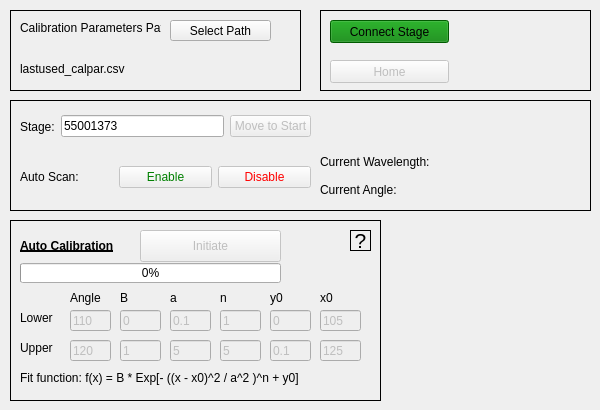
    <widget class="QWidget" name="ASE_tab">
     <attribute name="title">
      <string>ASE Filter</string>
     </attribute>
     <widget class="QFrame" name="frame">
      <property name="geometry">
       <rect>
        <x>10</x>
        <y>220</y>
        <width>371</width>
        <height>181</height>
       </rect>
      </property>
      <property name="frameShape">
       <enum>QFrame::Box</enum>
      </property>
      <property name="frameShadow">
       <enum>QFrame::Plain</enum>
      </property>
      <widget class="QLineEdit" name="ase_cal_x0_lower">
       <property name="enabled">
        <bool>false</bool>
       </property>
       <property name="geometry">
        <rect>
         <x>310</x>
         <y>90</y>
         <width>41</width>
         <height>21</height>
        </rect>
       </property>
       <property name="text">
        <string>105</string>
       </property>
      </widget>
      <widget class="QLineEdit" name="ase_cal_x0_upper">
       <property name="enabled">
        <bool>false</bool>
       </property>
       <property name="geometry">
        <rect>
         <x>310</x>
         <y>120</y>
         <width>41</width>
         <height>21</height>
        </rect>
       </property>
       <property name="text">
        <string>125</string>
       </property>
      </widget>
      <widget class="QLabel" name="label_16">
       <property name="geometry">
        <rect>
         <x>310</x>
         <y>70</y>
         <width>41</width>
         <height>16</height>
        </rect>
       </property>
       <property name="text">
        <string>x0</string>
       </property>
      </widget>
      <widget class="QLineEdit" name="ase_cal_y0_lower">
       <property name="enabled">
        <bool>false</bool>
       </property>
       <property name="geometry">
        <rect>
         <x>260</x>
         <y>90</y>
         <width>41</width>
         <height>21</height>
        </rect>
       </property>
       <property name="text">
        <string>0</string>
       </property>
      </widget>
      <widget class="QLineEdit" name="ase_cal_y0_upper">
       <property name="enabled">
        <bool>false</bool>
       </property>
       <property name="geometry">
        <rect>
         <x>260</x>
         <y>120</y>
         <width>41</width>
         <height>21</height>
        </rect>
       </property>
       <property name="text">
        <string>0.1</string>
       </property>
      </widget>
      <widget class="QLineEdit" name="ase_cal_n_lower">
       <property name="enabled">
        <bool>false</bool>
       </property>
       <property name="geometry">
        <rect>
         <x>210</x>
         <y>90</y>
         <width>41</width>
         <height>21</height>
        </rect>
       </property>
       <property name="text">
        <string>1</string>
       </property>
      </widget>
      <widget class="QLineEdit" name="ase_cal_n_upper">
       <property name="enabled">
        <bool>false</bool>
       </property>
       <property name="geometry">
        <rect>
         <x>210</x>
         <y>120</y>
         <width>41</width>
         <height>21</height>
        </rect>
       </property>
       <property name="text">
        <string>5</string>
       </property>
      </widget>
      <widget class="QProgressBar" name="ase_progressBar_autocal">
       <property name="geometry">
        <rect>
         <x>10</x>
         <y>43</y>
         <width>261</width>
         <height>20</height>
        </rect>
       </property>
       <property name="value">
        <number>0</number>
       </property>
      </widget>
      <widget class="QLabel" name="label_13">
       <property name="geometry">
        <rect>
         <x>210</x>
         <y>70</y>
         <width>41</width>
         <height>16</height>
        </rect>
       </property>
       <property name="text">
        <string>n</string>
       </property>
      </widget>
      <widget class="QLineEdit" name="ase_cal_startangle">
       <property name="enabled">
        <bool>false</bool>
       </property>
       <property name="geometry">
        <rect>
         <x>60</x>
         <y>90</y>
         <width>41</width>
         <height>21</height>
        </rect>
       </property>
       <property name="text">
        <string>110</string>
       </property>
      </widget>
      <widget class="QLabel" name="label_5">
       <property name="geometry">
        <rect>
         <x>10</x>
         <y>10</y>
         <width>111</width>
         <height>31</height>
        </rect>
       </property>
       <property name="font">
        <font>
         <bold>true</bold>
         <underline>true</underline>
        </font>
       </property>
       <property name="text">
        <string>Auto Calibration</string>
       </property>
      </widget>
      <widget class="QLabel" name="label_14">
       <property name="geometry">
        <rect>
         <x>260</x>
         <y>70</y>
         <width>41</width>
         <height>16</height>
        </rect>
       </property>
       <property name="text">
        <string>y0</string>
       </property>
      </widget>
      <widget class="QLineEdit" name="ase_cal_a_upper">
       <property name="enabled">
        <bool>false</bool>
       </property>
       <property name="geometry">
        <rect>
         <x>160</x>
         <y>120</y>
         <width>41</width>
         <height>21</height>
        </rect>
       </property>
       <property name="text">
        <string>5</string>
       </property>
      </widget>
      <widget class="QLabel" name="label_7">
       <property name="geometry">
        <rect>
         <x>10</x>
         <y>90</y>
         <width>41</width>
         <height>16</height>
        </rect>
       </property>
       <property name="text">
        <string>Lower</string>
       </property>
      </widget>
      <widget class="QLineEdit" name="ase_cal_B_upper">
       <property name="enabled">
        <bool>false</bool>
       </property>
       <property name="geometry">
        <rect>
         <x>110</x>
         <y>120</y>
         <width>41</width>
         <height>21</height>
        </rect>
       </property>
       <property name="text">
        <string>1</string>
       </property>
      </widget>
      <widget class="QLabel" name="label_15">
       <property name="geometry">
        <rect>
         <x>10</x>
         <y>150</y>
         <width>341</width>
         <height>16</height>
        </rect>
       </property>
       <property name="text">
        <string>Fit function: f(x) = B * Exp[- ((x - x0)^2 / a^2 )^n + y0]</string>
       </property>
      </widget>
      <widget class="QLineEdit" name="ase_cal_B_lower">
       <property name="enabled">
        <bool>false</bool>
       </property>
       <property name="geometry">
        <rect>
         <x>110</x>
         <y>90</y>
         <width>41</width>
         <height>21</height>
        </rect>
       </property>
       <property name="text">
        <string>0</string>
       </property>
      </widget>
      <widget class="QLineEdit" name="ase_cal_a_lower">
       <property name="enabled">
        <bool>false</bool>
       </property>
       <property name="geometry">
        <rect>
         <x>160</x>
         <y>90</y>
         <width>41</width>
         <height>21</height>
        </rect>
       </property>
       <property name="text">
        <string>0.1</string>
       </property>
      </widget>
      <widget class="QPushButton" name="ase_button_startAutoCal">
       <property name="enabled">
        <bool>false</bool>
       </property>
       <property name="geometry">
        <rect>
         <x>130</x>
         <y>10</y>
         <width>141</width>
         <height>32</height>
        </rect>
       </property>
       <property name="styleSheet">
        <string notr="true"/>
       </property>
       <property name="text">
        <string>Initiate</string>
       </property>
       <property name="checkable">
        <bool>false</bool>
       </property>
      </widget>
      <widget class="QLabel" name="label_12">
       <property name="geometry">
        <rect>
         <x>160</x>
         <y>70</y>
         <width>41</width>
         <height>16</height>
        </rect>
       </property>
       <property name="text">
        <string>a</string>
       </property>
      </widget>
      <widget class="QLabel" name="label_11">
       <property name="geometry">
        <rect>
         <x>110</x>
         <y>70</y>
         <width>41</width>
         <height>16</height>
        </rect>
       </property>
       <property name="text">
        <string>B</string>
       </property>
      </widget>
      <widget class="QLineEdit" name="ase_cal_endangle">
       <property name="enabled">
        <bool>false</bool>
       </property>
       <property name="geometry">
        <rect>
         <x>60</x>
         <y>120</y>
         <width>41</width>
         <height>21</height>
        </rect>
       </property>
       <property name="text">
        <string>120</string>
       </property>
      </widget>
      <widget class="QLabel" name="label_8">
       <property name="geometry">
        <rect>
         <x>10</x>
         <y>120</y>
         <width>41</width>
         <height>16</height>
        </rect>
       </property>
       <property name="text">
        <string>Upper</string>
       </property>
      </widget>
      <widget class="QLabel" name="label_10">
       <property name="geometry">
        <rect>
         <x>60</x>
         <y>70</y>
         <width>41</width>
         <height>16</height>
        </rect>
       </property>
       <property name="text">
        <string>Angle</string>
       </property>
      </widget>
      <widget class="QLabel" name="questionmark_label_2">
       <property name="geometry">
        <rect>
         <x>340</x>
         <y>10</y>
         <width>21</width>
         <height>21</height>
        </rect>
       </property>
       <property name="font">
        <font>
         <pointsize>16</pointsize>
         <bold>false</bold>
         <strikeout>false</strikeout>
        </font>
       </property>
       <property name="toolTip">
        <string>&lt;html&gt;&lt;head/&gt;&lt;body&gt;&lt;p&gt;Normally, these fit parameter bounds don't need changing. If the ASE filters will be placed into the system at a different angle than before, then these parameters should be changed before starting the Auto Calibration.&lt;/p&gt;&lt;/body&gt;&lt;/html&gt;</string>
       </property>
       <property name="autoFillBackground">
        <bool>false</bool>
       </property>
       <property name="styleSheet">
        <string notr="true"/>
       </property>
       <property name="frameShape">
        <enum>QFrame::Box</enum>
       </property>
       <property name="text">
        <string>?</string>
       </property>
       <property name="alignment">
        <set>Qt::AlignCenter</set>
       </property>
      </widget>
     </widget>
     <widget class="QFrame" name="frame_7">
      <property name="geometry">
       <rect>
        <x>10</x>
        <y>10</y>
        <width>291</width>
        <height>81</height>
       </rect>
      </property>
      <property name="frameShape">
       <enum>QFrame::Box</enum>
      </property>
      <property name="frameShadow">
       <enum>QFrame::Plain</enum>
      </property>
      <widget class="QLabel" name="label_2">
       <property name="geometry">
        <rect>
         <x>10</x>
         <y>0</y>
         <width>141</width>
         <height>36</height>
        </rect>
       </property>
       <property name="text">
        <string>Calibration Parameters Path</string>
       </property>
      </widget>
      <widget class="QLabel" name="ase_label_pathText">
       <property name="geometry">
        <rect>
         <x>10</x>
         <y>40</y>
         <width>281</width>
         <height>38</height>
        </rect>
       </property>
       <property name="text">
        <string>lastused_calpar.csv</string>
       </property>
      </widget>
      <widget class="QPushButton" name="ase_button_selectPath">
       <property name="geometry">
        <rect>
         <x>160</x>
         <y>10</y>
         <width>101</width>
         <height>21</height>
        </rect>
       </property>
       <property name="text">
        <string>Select Path</string>
       </property>
      </widget>
     </widget>
     <widget class="QFrame" name="frame_8">
      <property name="geometry">
       <rect>
        <x>320</x>
        <y>10</y>
        <width>271</width>
        <height>81</height>
       </rect>
      </property>
      <property name="frameShape">
       <enum>QFrame::Box</enum>
      </property>
      <property name="frameShadow">
       <enum>QFrame::Plain</enum>
      </property>
      <widget class="QPushButton" name="ase_button_connectStage">
       <property name="geometry">
        <rect>
         <x>10</x>
         <y>10</y>
         <width>119</width>
         <height>23</height>
        </rect>
       </property>
       <property name="autoFillBackground">
        <bool>false</bool>
       </property>
       <property name="styleSheet">
        <string notr="true">background-color: green</string>
       </property>
       <property name="text">
        <string>Connect Stage</string>
       </property>
       <property name="checkable">
        <bool>true</bool>
       </property>
       <property name="checked">
        <bool>false</bool>
       </property>
      </widget>
      <widget class="QPushButton" name="ase_button_home">
       <property name="enabled">
        <bool>false</bool>
       </property>
       <property name="geometry">
        <rect>
         <x>10</x>
         <y>50</y>
         <width>119</width>
         <height>23</height>
        </rect>
       </property>
       <property name="text">
        <string>Home</string>
       </property>
      </widget>
     </widget>
     <widget class="QFrame" name="frame_9">
      <property name="geometry">
       <rect>
        <x>10</x>
        <y>100</y>
        <width>581</width>
        <height>111</height>
       </rect>
      </property>
      <property name="frameShape">
       <enum>QFrame::Box</enum>
      </property>
      <property name="frameShadow">
       <enum>QFrame::Plain</enum>
      </property>
      <widget class="QWidget" name="layoutWidget">
       <property name="geometry">
        <rect>
         <x>10</x>
         <y>10</y>
         <width>291</width>
         <height>33</height>
        </rect>
       </property>
       <layout class="QHBoxLayout" name="horizontalLayout_3">
        <item>
         <widget class="QLabel" name="label_4">
          <property name="text">
           <string>Stage:</string>
          </property>
         </widget>
        </item>
        <item>
         <widget class="QLineEdit" name="ase_lineEdit_stage">
          <property name="inputMask">
           <string>55001373</string>
          </property>
          <property name="text">
           <string>55001373</string>
          </property>
         </widget>
        </item>
        <item>
         <widget class="QPushButton" name="ase_button_moveToStart">
          <property name="enabled">
           <bool>false</bool>
          </property>
          <property name="text">
           <string>Move to Start</string>
          </property>
         </widget>
        </item>
       </layout>
      </widget>
      <widget class="QWidget" name="layoutWidget">
       <property name="geometry">
        <rect>
         <x>10</x>
         <y>50</y>
         <width>291</width>
         <height>54</height>
        </rect>
       </property>
       <layout class="QHBoxLayout" name="horizontalLayout_5">
        <item>
         <widget class="QLabel" name="label_6">
          <property name="text">
           <string>Auto Scan:</string>
          </property>
         </widget>
        </item>
        <item>
         <widget class="QPushButton" name="ase_button_autoScan_start">
          <property name="enabled">
           <bool>false</bool>
          </property>
          <property name="styleSheet">
           <string notr="true">color: green</string>
          </property>
          <property name="text">
           <string>Enable</string>
          </property>
          <property name="checkable">
           <bool>true</bool>
          </property>
         </widget>
        </item>
        <item>
         <widget class="QPushButton" name="ase_button_autoScan_stop">
          <property name="enabled">
           <bool>false</bool>
          </property>
          <property name="styleSheet">
           <string notr="true">color: red</string>
          </property>
          <property name="text">
           <string>Disable</string>
          </property>
          <property name="checkable">
           <bool>true</bool>
          </property>
         </widget>
        </item>
       </layout>
      </widget>
      <widget class="QWidget" name="layoutWidget">
       <property name="geometry">
        <rect>
         <x>310</x>
         <y>50</y>
         <width>261</width>
         <height>51</height>
        </rect>
       </property>
       <layout class="QVBoxLayout" name="verticalLayout_3">
        <item>
         <widget class="QLabel" name="ase_label_currentWL">
          <property name="text">
           <string>Current Wavelength:</string>
          </property>
         </widget>
        </item>
        <item>
         <widget class="QLabel" name="ase_label_currentAngle">
          <property name="text">
           <string>Current Angle:</string>
          </property>
         </widget>
        </item>
       </layout>
      </widget>
     </widget>
    </widget>
